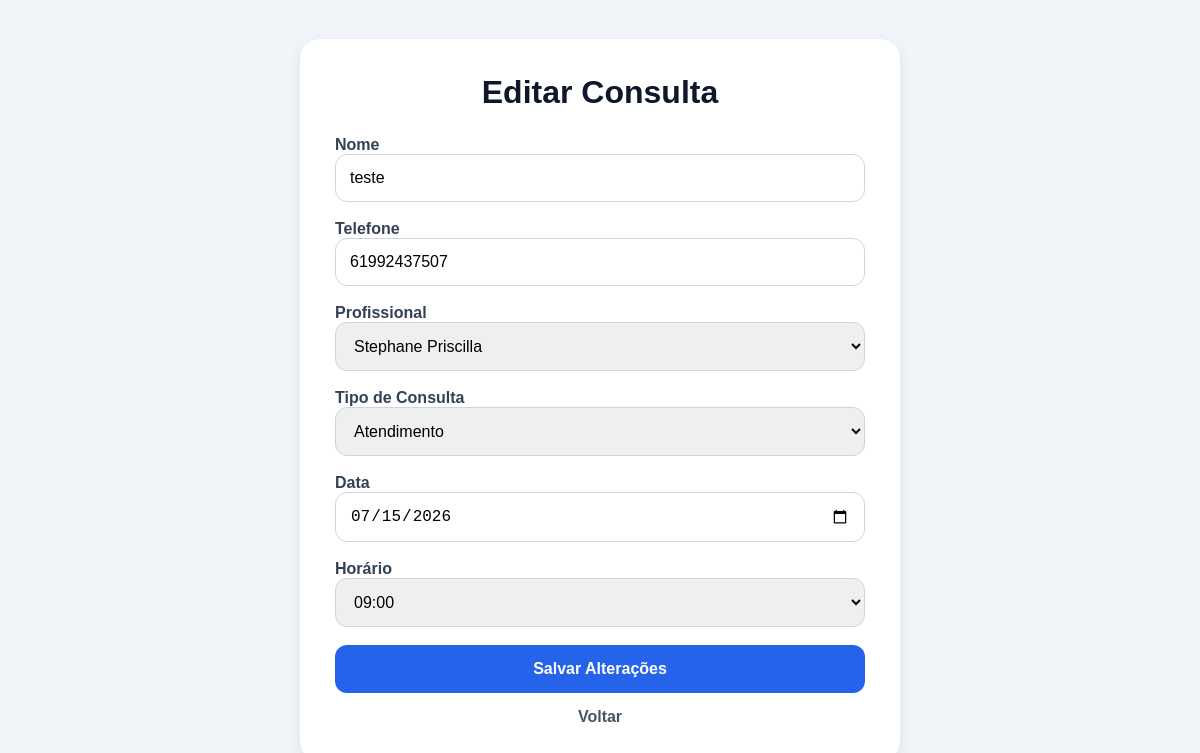
/edit-appointment/4/ (signed in), run on an earlier commit of the app's database.
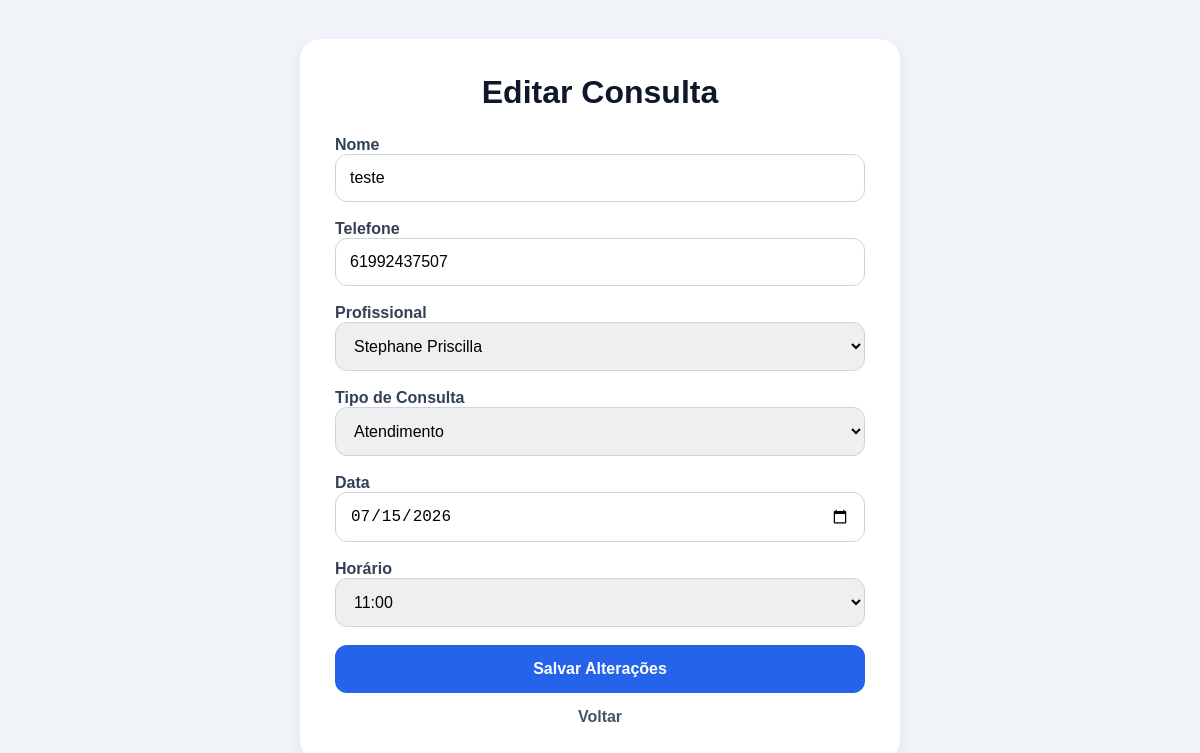
And on a later commit of the database.
### appointments/models.py (models this page shows, shortened)
class Appointment(models.Model):
    name = models.CharField(
        max_length=100
    )
    phone = models.CharField(
        max_length=20
    )
    email = models.EmailField()
    professional = models.CharField(
        max_length=20,
        choices=PROFESSIONAL_CHOICES
    )
    service_type = models.CharField(
        max_length=20,
        choices=SERVICE_TYPES,
        default='avaliacao'
    )
    appointment_date = models.DateField()
    appointment_time = models.TimeField()
    created_at = models.DateTimeField(
        auto_now_add=True
    )

### appointments/views.py (the view, shortened to what this page needs)
@login_required
def edit_appointment(request, appointment_id):
    user_professional = get_user_professional(request.user)
    appointment = Appointment.objects.get(
        id=appointment_id
    )
    if request.user.is_superuser:
        pass
    elif user_professional in ['aline', 'gustavo']:
        pass
    elif user_professional in ['isabel', 'stephane', 'amanda']:
        if appointment.professional != user_professional:
            return redirect('/schedule/')
    else:
        return redirect('/schedule/')
    professional_times = get_professional_times(
        appointment.professional,
        appointment.appointment_date
    )
    return render(request, 'appointments/edit_appointment.html', {
        'appointment': appointment,
        'available_times': professional_times
    })

### appointments/views.py (called while the page is built, shortened)
def get_user_professional(user):
    username = user.username.lower()
    if user.is_superuser:
        return None

def get_professional_times(professional, selected_date):
    if not professional or not selected_date:
        return []
    if professional == 'stephane':
        if selected_date.weekday() == 2:
            return AVAILABLE_TIMES.get(
                professional,
                {}
            ).get('wednesday', [])
        return []

### appointments/templates/appointments/edit_appointment.html (shortened to what this page needs)
{% load static %}
<!DOCTYPE html>
<html lang="pt-br">
<head>
</head>
<body>
    <div class="container">
        <h1>Editar Consulta</h1>
        <form method="POST">
            <div>
                <label>Nome</label>
                <input
                    type="text"
                    name="name"
                    value="{{ appointment.name }}"
                    required
                >
            </div>
            <div>
                <label>Telefone</label>
                <input
                    type="text"
                    name="phone"
                    value="{{ appointment.phone }}"
                    required
                >
            </div>
            <div>
                <label>Profissional</label>
                <select
                    name="professional"
                    required
                >
                    <option
                        value="stephane"
                        {% if appointment.professional == 'stephane' %}selected{% endif %}
                    >
                        Stephane Priscilla
                    </option>
                </select>
            </div>
            <div>
                <label>Tipo de Consulta</label>
                <select
                    name="service_type"
                    required
                >
                    <option
                        value="atendimento"
                        {% if appointment.service_type == 'atendimento' %}selected{% endif %}
                    >
                        Atendimento
                    </option>
                </select>
            </div>
            <div>
                <label>Data</label>
                <input
                    type="date"
                    name="appointment_date"
                    value="{{ appointment.appointment_date|date:'Y-m-d' }}"
                    required
                >
            </div>
            <div>
                <label>Horário</label>
                <select
                    name="appointment_time"
                    required
                >
                    {% for time in available_times %}
                        <option
                            value="{{ time }}"
                            {% if appointment.appointment_time|stringformat:"s"|slice:":5" == time %}
                            selected
                            {% endif %}
                        >
                            {{ time }}
                        </option>
                    {% endfor %}
                </select>
            </div>
            <button type="submit">
                Salvar Alterações
            </button>
        </form>
        <a
            href="/schedule/"
            class="back-btn"
        >
            Voltar
        </a>
    </div>
</body>
</html>

What changed in the data, as far as the page shows it:
changed Appointment "teste": appointment_time "09:00" → "11:00"
